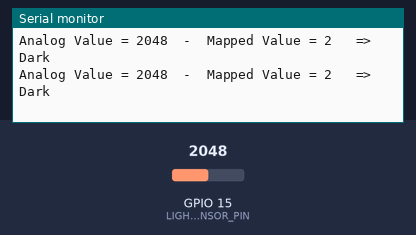
Bench run of a program on a simulated ESP32. Shown: the last lines printed to the serial monitor. The test bench sets the inputs (shaded band); at power-on: GPIO 15 (LIGHT_SENSOR_PIN) = 2048.

Above: at 1.3 s.
1.4 s: GPIO 15 (LIGHT_SENSOR_PIN) set to 2866
At 1.9 s:
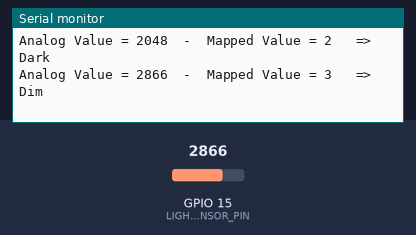
3.5 s: GPIO 15 (LIGHT_SENSOR_PIN) set to 3603
At 3.9 s:
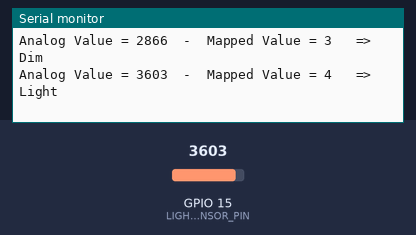
5.5 s: GPIO 15 (LIGHT_SENSOR_PIN) set to 4095
At 5.81 s:
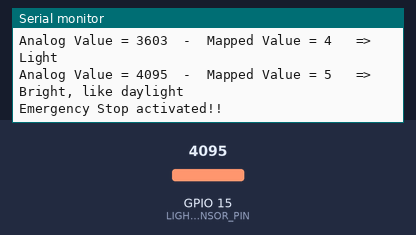

Measured:
- after the input at 1.4 s, the serial monitor: prints a new line after 0.10 s (image 1)
- after the input at 3.5 s, the serial monitor: prints a new line at once (image 2)
- after the input at 5.5 s, the serial monitor: prints a new line at once (image 3)

The program:

main.cpp
```cpp
/*
 * For more detail (wiring diagram), visit https://esp32io.com/tutorials/esp32-light-sensor
 */

#include <Arduino.h>
#include <stdint.h>

#define LIGHT_SENSOR_PIN 15 // For the ESP32 this is ADC pin 10
#define LIGHT_MODES_AMOUNT 6

TaskHandle_t lightsensorCheckHandle;
TaskHandle_t emergencyStopHandle;

enum lightModes
{
  veryDark,
  dark,
  dim,
  light,
  bright,
  veryBright
};

bool emergencyStopActive = false;

void activateEmergencyStop(void *parameter)
{

  Serial.println("Emergency Stop activated!!");
  emergencyStopActive = true;

  vTaskDelete(NULL);
}

void dectivateEmergencyStop(void *parameter)
{

  Serial.println("Emergency Stop activated!!");
  emergencyStopActive = true;

  vTaskDelete(NULL);
}

void printLightSensorValue(unsigned short mappedValue)
{
  switch (mappedValue)
  {
  case veryDark:
    Serial.print("   => Very very dark, scary!");
    break;
  case dark:
    Serial.print("   => Very dark");

    break;
  case dim:
    Serial.print("   => Dark");

    break;
  case light:
    Serial.print("   => Dim");

    break;
  case bright:
    Serial.print("   => Light");

    break;
  case veryBright:
    Serial.print("   => Bright, like daylight");
    break;
  }
}

void checkLightSensor(void *parameter)
{

  Serial.print("LightTask is running on core ");
  Serial.println(xPortGetCoreID());

  for (;;)
  {
    if (!emergencyStopActive)
    {
      // Reads the input on analog pin (value between 0 and 4095)
      uint16_t analogValue = analogRead(LIGHT_SENSOR_PIN);
      uint8_t analogValueMapped = map(analogValue, 0, 4095, 0, LIGHT_MODES_AMOUNT - 1);

      Serial.print("Analog Value = ");
      Serial.print(analogValue); // The raw analog reading
      Serial.print("  -  Mapped Value = ");
      Serial.print(analogValueMapped); // The mapped analog value.

      printLightSensorValue(analogValueMapped);

      Serial.println();

      if (analogValue >= 4090 || analogValue <= 150)
      {
        xTaskCreatePinnedToCore(activateEmergencyStop, "activateEmergencyStop", 1024, NULL, 100, &emergencyStopHandle, 1);
      }
    }
    else
    {
      Serial.println("EMERGENCY STOP ACTIVE, NOT READING SENSOR");
    }

    vTaskDelay(500 / portTICK_PERIOD_MS);
  }
}

void setup()
{
  Serial.begin(115200);

  xTaskCreatePinnedToCore(checkLightSensor, "LightTask", 1024, NULL, 1, &lightsensorCheckHandle, 0);
}

void loop()
{
}
```
